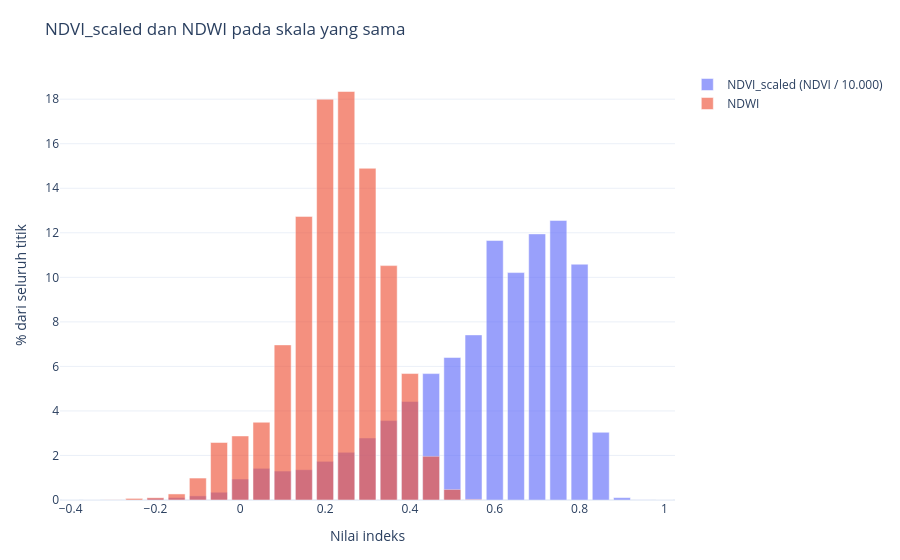

Notebook code for this chart:
### Markdown cell above
### 8.2 Skala `NDVI_scaled` dan `NDWI`

### Code cell
def hist_persen(kolom, lebar):
    return (
        df_bersih.with_columns((pl.col(kolom) / lebar).floor().mul(lebar).alias('bin'))
        .group_by('bin').agg(pl.len().alias('n'))
        .with_columns((pl.col('n') / len(df_bersih) * 100).alias('persen'))
        .sort('bin')
    )


ndvi_s = hist_persen('NDVI_scaled', 0.05)
ndwi_s = hist_persen('NDWI', 0.05)

fig6 = go.Figure()
fig6.add_bar(x=ndvi_s['bin'].to_list(), y=ndvi_s['persen'].to_list(), name='NDVI_scaled (NDVI / 10.000)', opacity=0.65)
fig6.add_bar(x=ndwi_s['bin'].to_list(), y=ndwi_s['persen'].to_list(), name='NDWI', opacity=0.65)
fig6.update_layout(title='NDVI_scaled dan NDWI pada skala yang sama', barmode='overlay',
                   xaxis_title='Nilai indeks', yaxis_title='% dari seluruh titik')
tampilkan(fig6, 'qc_06_skala_ndvi_ndwi')

### Figure 1 — Plotly figure (JSON) as saved in the notebook; plotly's stock layout.template omitted (floating-point values rounded to 4 significant figures)
{"data": [{"name": "NDVI_scaled (NDVI / 10.000)", "opacity": 0.65, "type": "bar", "x": [-0.2, -0.15, -0.1, -0.05, 0, 0.05, 0.1, 0.15, 0.2, 0.25, 0.3, 0.35, 0.4, 0.45, 0.5, 0.55, 0.6, 0.65, 0.7, 0.75, 0.8, 0.85, 0.9, 0.95, 1], "y": [0.0774, 0.1091, 0.1844, 0.348, 0.9417, 1.422, 1.3, 1.359, 1.736, 2.142, 2.784, 3.567, 4.422, 5.676, 6.401, 7.415, 11.65, 10.21, 11.95, 12.56, 10.59, 3.04, 0.1065, 0.004874, 0.0007799]}, {"name": "NDWI", "opacity": 0.65, "type": "bar", "x": [-0.4, -0.35, -0.3, -0.25, -0.2, -0.15, -0.1, -0.05, 0, 0.05, 0.1, 0.15, 0.2, 0.25, 0.3, 0.35, 0.4, 0.45, 0.5, 0.55], "y": [0.000195, 0.0003899, 0.007311, 0.07272, 0.1027, 0.2716, 0.9858, 2.583, 2.876, 3.492, 6.966, 12.74, 18.0, 18.35, 14.9, 10.53, 5.678, 1.963, 0.4718, 0.02681]}], "layout": {"barmode": "overlay", "margin": {"b": 60, "l": 60, "r": 20, "t": 70}, "title": {"text": "NDVI_scaled dan NDWI pada skala yang sama"}, "xaxis": {"title": {"text": "Nilai indeks"}}, "yaxis": {"title": {"text": "% dari seluruh titik"}}}}
